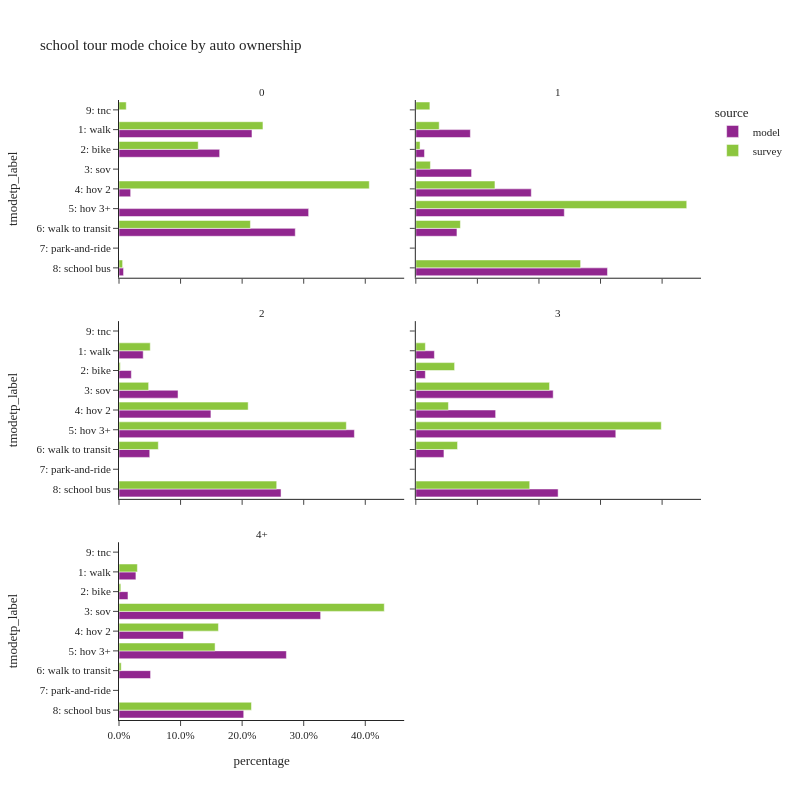

Here is the notebook cell this chart was saved with:
### Code cell
plot_mode_choice(sc_tour.loc[sc_tour['auto_ownership_4+']!="-1"],"auto_ownership_4+",
                 {"auto_ownership_4+":["0","1","2","3","4+"],
                  "tmodetp_label":["1: walk","2: bike","3: sov","4: hov 2","5: hov 3+","6: walk to transit",
                                   "7: park-and-ride","8: school bus","9: other–survey only"]},
                 "auto ownership",2,800)

### Figure 1 — Plotly figure (JSON) as saved in the notebook; plotly's stock layout.template omitted (floating-point values rounded to 4 significant figures)
{"data": [{"alignmentgroup": "True", "customdata": [[5012], [3793], [466], [8217], [4763], [204]], "hovertemplate": "source=model<br>auto_ownership_4+=0<br>percentage=%{x}<br>tmodetp_label=%{y}<br>sample count=%{customdata[0]}<extra></extra>", "legendgroup": "model", "marker": {"color": "#91268F", "pattern": {"shape": ""}}, "name": "model", "offsetgroup": "model", "orientation": "h", "showlegend": true, "textposition": "auto", "type": "bar", "x": [0.216, 0.1635, 0.01892, 0.308, 0.2863, 0.007379], "xaxis": "x5", "y": ["1: walk", "2: bike", "4: hov 2", "5: hov 3+", "6: walk to transit", "8: school bus"], "yaxis": "y5"}, {"alignmentgroup": "True", "customdata": [[11], [1], [2], [8], [2], [1]], "hovertemplate": "source=survey<br>auto_ownership_4+=0<br>percentage=%{x}<br>tmodetp_label=%{y}<br>sample count=%{customdata[0]}<extra></extra>", "legendgroup": "survey", "marker": {"color": "#8CC63E", "pattern": {"shape": ""}}, "name": "survey", "offsetgroup": "survey", "orientation": "h", "showlegend": true, "textposition": "auto", "type": "bar", "x": [0.2338, 0.1286, 0.4065, 0.2135, 0.005861, 0.01177], "xaxis": "x5", "y": ["1: walk", "2: bike", "4: hov 2", "6: walk to transit", "8: school bus", "9: tnc"], "yaxis": "y5"}, {"alignmentgroup": "True", "customdata": [[12115], [2002], [12994], [26474], [33190], [6011], [44049]], "hovertemplate": "source=model<br>auto_ownership_4+=1<br>percentage=%{x}<br>tmodetp_label=%{y}<br>sample count=%{customdata[0]}<extra></extra>", "legendgroup": "model", "marker": {"color": "#91268F", "pattern": {"shape": ""}}, "name": "model", "offsetgroup": "model", "orientation": "h", "showlegend": false, "textposition": "auto", "type": "bar", "x": [0.08858, 0.01406, 0.09056, 0.1875, 0.2412, 0.0668, 0.3113], "xaxis": "x6", "y": ["1: walk", "2: bike", "3: sov", "4: hov 2", "5: hov 3+", "6: walk to transit", "8: school bus"], "yaxis": "y6"}, {"alignmentgroup": "True", "customdata": [[21], [9], [6], [18], [40], [18], [37], [1]], "hovertemplate": "source=survey<br>auto_ownership_4+=1<br>percentage=%{x}<br>tmodetp_label=%{y}<br>sample count=%{customdata[0]}<extra></extra>", "legendgroup": "survey", "marker": {"color": "#8CC63E", "pattern": {"shape": ""}}, "name": "survey", "offsetgroup": "survey", "orientation": "h", "showlegend": false, "textposition": "auto", "type": "bar", "x": [0.03798, 0.006856, 0.0237, 0.1285, 0.44, 0.07243, 0.2677, 0.02282], "xaxis": "x6", "y": ["1: walk", "2: bike", "3: sov", "4: hov 2", "5: hov 3+", "6: walk to transit", "8: school bus", "9: tnc"], "yaxis": "y6"}, {"alignmentgroup": "True", "customdata": [[13739], [7068], [33608], [50245], [126495], [11262], [89920], [8]], "hovertemplate": "source=model<br>auto_ownership_4+=2<br>percentage=%{x}<br>tmodetp_label=%{y}<br>sample count=%{customdata[0]}<extra></extra>", "legendgroup": "model", "marker": {"color": "#91268F", "pattern": {"shape": ""}}, "name": "model", "offsetgroup": "model", "orientation": "h", "showlegend": false, "textposition": "auto", "type": "bar", "x": [0.03931, 0.02006, 0.09587, 0.1493, 0.3823, 0.04993, 0.2632, 3.48e-05], "xaxis": "x3", "y": ["1: walk", "2: bike", "3: sov", "4: hov 2", "5: hov 3+", "6: walk to transit", "8: school bus", "9: tnc"], "yaxis": "y3"}, {"alignmentgroup": "True", "customdata": [[28], [7], [13], [58], [113], [20], [82]], "hovertemplate": "source=survey<br>auto_ownership_4+=2<br>percentage=%{x}<br>tmodetp_label=%{y}<br>sample count=%{customdata[0]}<extra></extra>", "legendgroup": "survey", "marker": {"color": "#8CC63E", "pattern": {"shape": ""}}, "name": "survey", "offsetgroup": "survey", "orientation": "h", "showlegend": false, "textposition": "auto", "type": "bar", "x": [0.05077, 0.002112, 0.04812, 0.2098, 0.3692, 0.06384, 0.2561], "xaxis": "x3", "y": ["1: walk", "2: bike", "3: sov", "4: hov 2", "5: hov 3+", "6: walk to transit", "8: school bus"], "yaxis": "y3"}, {"alignmentgroup": "True", "customdata": [[6065], [2933], [40703], [24165], [59092], [5666], [43579], [5]], "hovertemplate": "source=model<br>auto_ownership_4+=3<br>percentage=%{x}<br>tmodetp_label=%{y}<br>sample count=%{customdata[0]}<extra></extra>", "legendgroup": "model", "marker": {"color": "#91268F", "pattern": {"shape": ""}}, "name": "model", "offsetgroup": "model", "orientation": "h", "showlegend": false, "textposition": "auto", "type": "bar", "x": [0.03018, 0.01547, 0.2231, 0.1296, 0.3248, 0.04567, 0.2311, 9.219e-06], "xaxis": "x4", "y": ["1: walk", "2: bike", "3: sov", "4: hov 2", "5: hov 3+", "6: walk to transit", "8: school bus", "9: tnc"], "yaxis": "y4"}, {"alignmentgroup": "True", "customdata": [[4], [2], [12], [10], [26], [2], [26]], "hovertemplate": "source=survey<br>auto_ownership_4+=3<br>percentage=%{x}<br>tmodetp_label=%{y}<br>sample count=%{customdata[0]}<extra></extra>", "legendgroup": "survey", "marker": {"color": "#8CC63E", "pattern": {"shape": ""}}, "name": "survey", "offsetgroup": "survey", "orientation": "h", "showlegend": false, "textposition": "auto", "type": "bar", "x": [0.01549, 0.06297, 0.2172, 0.05294, 0.3987, 0.06776, 0.185], "xaxis": "x4", "y": ["1: walk", "2: bike", "3: sov", "4: hov 2", "5: hov 3+", "6: walk to transit", "8: school bus"], "yaxis": "y4"}, {"alignmentgroup": "True", "customdata": [[2869], [1473], [31469], [10794], [27120], [3350], [20644], [1]], "hovertemplate": "source=model<br>auto_ownership_4+=4+<br>percentage=%{x}<br>tmodetp_label=%{y}<br>sample count=%{customdata[0]}<extra></extra>", "legendgroup": "model", "marker": {"color": "#91268F", "pattern": {"shape": ""}}, "name": "model", "offsetgroup": "model", "orientation": "h", "showlegend": false, "textposition": "auto", "type": "bar", "x": [0.02746, 0.01457, 0.3275, 0.1048, 0.2718, 0.05128, 0.2026, 3.433e-06], "xaxis": "x", "y": ["1: walk", "2: bike", "3: sov", "4: hov 2", "5: hov 3+", "6: walk to transit", "8: school bus", "9: tnc"], "yaxis": "y"}, {"alignmentgroup": "True", "customdata": [[1], [1], [11], [3], [2], [2], [7]], "hovertemplate": "source=survey<br>auto_ownership_4+=4+<br>percentage=%{x}<br>tmodetp_label=%{y}<br>sample count=%{customdata[0]}<extra></extra>", "legendgroup": "survey", "marker": {"color": "#8CC63E", "pattern": {"shape": ""}}, "name": "survey", "offsetgroup": "survey", "orientation": "h", "showlegend": false, "textposition": "auto", "type": "bar", "x": [0.02985, 0.002957, 0.4309, 0.1615, 0.156, 0.003609, 0.2152], "xaxis": "x", "y": ["1: walk", "2: bike", "3: sov", "4: hov 2", "5: hov 3+", "6: walk to transit", "8: school bus"], "yaxis": "y"}], "layout": {"annotations": [{"font": {}, "showarrow": false, "text": "4+", "x": 0.245, "xanchor": "center", "xref": "paper", "y": 0.2867, "yanchor": "bottom", "yref": "paper"}, {"font": {}, "showarrow": false, "text": "2", "x": 0.245, "xanchor": "center", "xref": "paper", "y": 0.6433, "yanchor": "bottom", "yref": "paper"}, {"font": {}, "showarrow": false, "text": "3", "x": 0.755, "xanchor": "center", "xref": "paper", "y": 0.6433, "yanchor": "bottom", "yref": "paper"}, {"font": {}, "showarrow": false, "text": "0", "x": 0.245, "xanchor": "center", "xref": "paper", "y": 1.0, "yanchor": "bottom", "yref": "paper"}, {"font": {}, "showarrow": false, "text": "1", "x": 0.755, "xanchor": "center", "xref": "paper", "y": 1.0, "yanchor": "bottom", "yref": "paper"}], "barmode": "group", "height": 800, "legend": {"title": {"text": "source"}, "tracegroupgap": 0}, "title": {"text": "school tour mode choice by auto ownership"}, "width": 800, "xaxis": {"anchor": "y", "domain": [0.0, 0.49], "tickformat": ".1%", "title": {"text": "percentage"}}, "xaxis2": {"anchor": "y2", "domain": [0.51, 1.0], "matches": "x", "tickformat": ".1%", "title": {"text": "percentage"}}, "xaxis3": {"anchor": "y3", "domain": [0.0, 0.49], "matches": "x", "showticklabels": false, "tickformat": ".1%"}, "xaxis4": {"anchor": "y4", "domain": [0.51, 1.0], "matches": "x", "showticklabels": false, "tickformat": ".1%"}, "xaxis5": {"anchor": "y5", "domain": [0.0, 0.49], "matches": "x", "showticklabels": false, "tickformat": ".1%"}, "xaxis6": {"anchor": "y6", "domain": [0.51, 1.0], "matches": "x", "showticklabels": false, "tickformat": ".1%"}, "yaxis": {"anchor": "x", "categoryarray": ["9: other–survey only", "8: school bus", "7: park-and-ride", "6: walk to transit", "5: hov 3+", "4: hov 2", "3: sov", "2: bike", "1: walk"], "categoryorder": "array", "domain": [0.0, 0.2867], "title": {"text": "tmodetp_label"}}, "yaxis2": {"anchor": "x2", "domain": [0.0, 0.2867], "matches": "y", "showticklabels": false}, "yaxis3": {"anchor": "x3", "categoryarray": ["9: other–survey only", "8: school bus", "7: park-and-ride", "6: walk to transit", "5: hov 3+", "4: hov 2", "3: sov", "2: bike", "1: walk"], "categoryorder": "array", "domain": [0.3567, 0.6433], "matches": "y", "title": {"text": "tmodetp_label"}}, "yaxis4": {"anchor": "x4", "domain": [0.3567, 0.6433], "matches": "y", "showticklabels": false}, "yaxis5": {"anchor": "x5", "categoryarray": ["9: other–survey only", "8: school bus", "7: park-and-ride", "6: walk to transit", "5: hov 3+", "4: hov 2", "3: sov", "2: bike", "1: walk"], "categoryorder": "array", "domain": [0.7133, 1.0], "matches": "y", "title": {"text": "tmodetp_label"}}, "yaxis6": {"anchor": "x6", "domain": [0.7133, 1.0], "matches": "y", "showticklabels": false}}}
